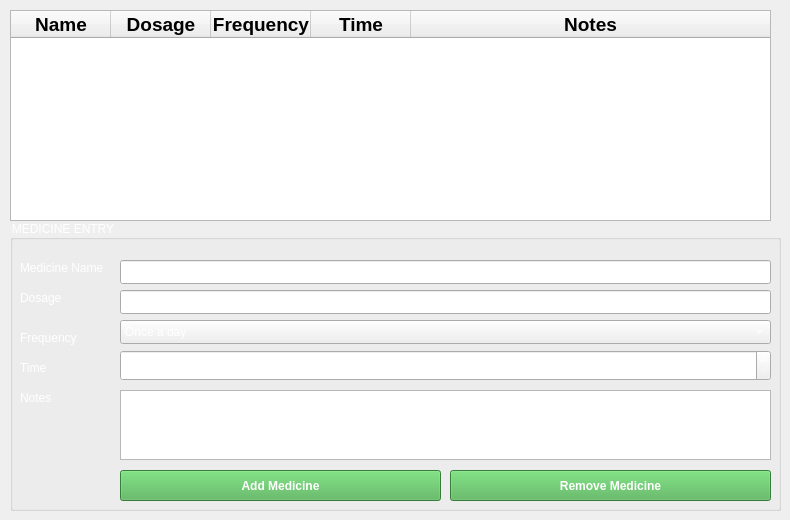
      <widget class="QWidget" name="tab_5">
       <attribute name="title">
        <string>Medicines  </string>
       </attribute>
       <widget class="QTableWidget" name="tableWidgetMedicine">
        <property name="geometry">
         <rect>
          <x>10</x>
          <y>10</y>
          <width>761</width>
          <height>211</height>
         </rect>
        </property>
        <property name="styleSheet">
         <string notr="true">QTableWidget{
color:white;}</string>
        </property>
        <property name="selectionBehavior">
         <enum>QAbstractItemView::SelectionBehavior::SelectRows</enum>
        </property>
        <attribute name="horizontalHeaderStretchLastSection">
         <bool>true</bool>
        </attribute>
        <column>
         <property name="text">
          <string>Name</string>
         </property>
         <property name="font">
          <font>
           <pointsize>14</pointsize>
           <bold>true</bold>
          </font>
         </property>
        </column>
        <column>
         <property name="text">
          <string>Dosage</string>
         </property>
         <property name="font">
          <font>
           <pointsize>14</pointsize>
           <bold>true</bold>
          </font>
         </property>
        </column>
        <column>
         <property name="text">
          <string>Frequency</string>
         </property>
         <property name="font">
          <font>
           <pointsize>14</pointsize>
           <bold>true</bold>
          </font>
         </property>
        </column>
        <column>
         <property name="text">
          <string>Time</string>
         </property>
         <property name="font">
          <font>
           <pointsize>14</pointsize>
           <bold>true</bold>
          </font>
         </property>
        </column>
        <column>
         <property name="text">
          <string>Notes</string>
         </property>
         <property name="font">
          <font>
           <pointsize>14</pointsize>
           <bold>true</bold>
          </font>
         </property>
        </column>
       </widget>
       <widget class="QLabel" name="label_14">
        <property name="geometry">
         <rect>
          <x>20</x>
          <y>260</y>
          <width>101</width>
          <height>16</height>
         </rect>
        </property>
        <property name="styleSheet">
         <string notr="true">QLabel{
color:white;}</string>
        </property>
        <property name="text">
         <string>Medicine Name</string>
        </property>
       </widget>
       <widget class="QLabel" name="label_15">
        <property name="geometry">
         <rect>
          <x>20</x>
          <y>390</y>
          <width>49</width>
          <height>16</height>
         </rect>
        </property>
        <property name="styleSheet">
         <string notr="true">QLabel{
color:white;}</string>
        </property>
        <property name="text">
         <string>Notes</string>
        </property>
       </widget>
       <widget class="QLabel" name="label_16">
        <property name="geometry">
         <rect>
          <x>20</x>
          <y>360</y>
          <width>49</width>
          <height>16</height>
         </rect>
        </property>
        <property name="styleSheet">
         <string notr="true">QLabel{
color:white;}</string>
        </property>
        <property name="text">
         <string>Time</string>
        </property>
       </widget>
       <widget class="QLabel" name="label_17">
        <property name="geometry">
         <rect>
          <x>20</x>
          <y>330</y>
          <width>61</width>
          <height>16</height>
         </rect>
        </property>
        <property name="styleSheet">
         <string notr="true">QLabel{
color:white;}</string>
        </property>
        <property name="text">
         <string>Frequency</string>
        </property>
       </widget>
       <widget class="QLabel" name="label_18">
        <property name="geometry">
         <rect>
          <x>20</x>
          <y>290</y>
          <width>49</width>
          <height>16</height>
         </rect>
        </property>
        <property name="styleSheet">
         <string notr="true">QLabel{
color:white;}</string>
        </property>
        <property name="text">
         <string>Dosage</string>
        </property>
       </widget>
       <widget class="QLineEdit" name="lineEditMedName">
        <property name="geometry">
         <rect>
          <x>120</x>
          <y>260</y>
          <width>651</width>
          <height>24</height>
         </rect>
        </property>
        <property name="styleSheet">
         <string notr="true">QLineEdit{
color:white;}</string>
        </property>
       </widget>
       <widget class="QLineEdit" name="lineEditMedDosage">
        <property name="geometry">
         <rect>
          <x>120</x>
          <y>290</y>
          <width>651</width>
          <height>24</height>
         </rect>
        </property>
        <property name="styleSheet">
         <string notr="true">QLineEdit{
color:white;}</string>
        </property>
       </widget>
       <widget class="QComboBox" name="comboBoxFrequency">
        <property name="geometry">
         <rect>
          <x>120</x>
          <y>320</y>
          <width>651</width>
          <height>24</height>
         </rect>
        </property>
        <property name="styleSheet">
         <string notr="true">QComboBox{
color:white;}</string>
        </property>
        <item>
         <property name="text">
          <string>Once a day</string>
         </property>
        </item>
        <item>
         <property name="text">
          <string>Twice a day</string>
         </property>
        </item>
        <item>
         <property name="text">
          <string>Thrice a day</string>
         </property>
        </item>
        <item>
         <property name="text">
          <string>Every 6 hours</string>
         </property>
        </item>
        <item>
         <property name="text">
          <string>Every 8 hours</string>
         </property>
        </item>
        <item>
         <property name="text">
          <string>Every 12 hours</string>
         </property>
        </item>
        <item>
         <property name="text">
          <string>As Needed</string>
         </property>
        </item>
       </widget>
       <widget class="QTimeEdit" name="timeEditMedTime">
        <property name="geometry">
         <rect>
          <x>120</x>
          <y>350</y>
          <width>651</width>
          <height>31</height>
         </rect>
        </property>
        <property name="styleSheet">
         <string notr="true">QTimeEdit{
color:white;}</string>
        </property>
       </widget>
       <widget class="QGroupBox" name="groupBox_2">
        <property name="geometry">
         <rect>
          <x>10</x>
          <y>220</y>
          <width>771</width>
          <height>291</height>
         </rect>
        </property>
        <property name="styleSheet">
         <string notr="true">QGroupBox{
color:white;}</string>
        </property>
        <property name="title">
         <string>MEDICINE ENTRY</string>
        </property>
        <widget class="QTextEdit" name="textEditMedNotes">
         <property name="geometry">
          <rect>
           <x>110</x>
           <y>170</y>
           <width>651</width>
           <height>70</height>
          </rect>
         </property>
         <property name="styleSheet">
          <string notr="true">QTextEdit{
color:white;}</string>
         </property>
        </widget>
        <widget class="QPushButton" name="buttonMedAdd">
         <property name="geometry">
          <rect>
           <x>110</x>
           <y>250</y>
           <width>321</width>
           <height>31</height>
          </rect>
         </property>
         <property name="styleSheet">
          <string notr="true">QPushButton{background-color: #4CAF50;
color: white;
bodder-radius: 8px;
padding: 8px 16px;
font-weight: bold;
}
QPushButton:hover{
background-color: #45A049;}
QPushButton:pressed{
background-color: #3E8E41;
}</string>
         </property>
         <property name="text">
          <string>Add Medicine</string>
         </property>
        </widget>
        <widget class="QPushButton" name="buttonMedRemove">
         <property name="geometry">
          <rect>
           <x>440</x>
           <y>250</y>
           <width>321</width>
           <height>31</height>
          </rect>
         </property>
         <property name="styleSheet">
          <string notr="true">QPushButton{background-color: #4CAF50;
color: white;
bodder-radius: 8px;
padding: 8px 16px;
font-weight: bold;
}
QPushButton:hover{
background-color: #45A049;}
QPushButton:pressed{
background-color: #3E8E41;
}</string>
         </property>
         <property name="text">
          <string>Remove Medicine</string>
         </property>
        </widget>
       </widget>
       <zorder>groupBox_2</zorder>
       <zorder>tableWidgetMedicine</zorder>
       <zorder>label_14</zorder>
       <zorder>label_15</zorder>
       <zorder>label_16</zorder>
       <zorder>label_17</zorder>
       <zorder>label_18</zorder>
       <zorder>lineEditMedName</zorder>
       <zorder>lineEditMedDosage</zorder>
       <zorder>comboBoxFrequency</zorder>
       <zorder>timeEditMedTime</zorder>
      </widget>
